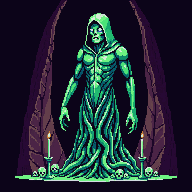
#> input picture references/idol_concept_a.png, 192 x 192 px
$ python -i ref_icon.py   (imports and definitions only)
#> lines starting #> are read from the running program, lines starting #| are printed output that depends on the picture
"""Turns a PixelLab reference (64x64 on a flat background) into a 16x16 item icon: knocks out the background
from the corners, crops to the subject, shrinks it keeping hard pixels, and darkens the outer edge to an outline."""
from collections import deque

from PIL import Image


def knock_out(img, tolerance=40):
#> called with tolerance = 40
    img = img.convert("RGBA")
#> img is the input picture: PIL image 192x192 RGBA; mean R, G, B, A 31.4, 39.4, 50.1, 255
    px = img.load()
    w, h = img.size
#> w = 192; h = 192
    seen = set()
    for corner in ((0, 0), (w - 1, 0), (0, h - 1), (w - 1, h - 1)):
        bg = px[corner]
        queue = deque([corner])
        while queue:
            x, y = queue.popleft()
            if (x, y) in seen or not (0 <= x < w and 0 <= y < h):
                continue
            c = px[x, y]
            if sum(abs(c[k] - bg[k]) for k in range(3)) > tolerance:
                continue
            seen.add((x, y))
            px[x, y] = (0, 0, 0, 0)
            queue.extend(((x + 1, y), (x - 1, y), (x, y + 1), (x, y - 1)))
#> this loop made 4 passes
#> bg on passes 1 to 4: (12, 4, 25, 255), (0, 0, 0, 0), (0, 0, 0, 0), (0, 0, 0, 0)
#> after the loop, seen = 12990 items
    return img


def shrink(img, size=16, fill=0.95):
#> called with size = 16, fill = 0.95
    box = img.getbbox()
#> box = (15, 0, 178, 182)
    img = img.crop(box)
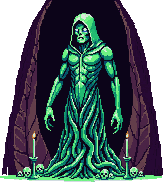
#> img: PIL image 163x182 RGBA; mean R, G, B, A 33.8, 47.1, 51.3, 205.2; transparent parts drawn white
    w, h = img.size
#> w = 163; h = 182
    scale = size * fill / max(w, h)
#> scale = 0.0835
    nw, nh = max(1, round(w * scale)), max(1, round(h * scale))
#> nw = 14; nh = 15
    small = img.resize((nw, nh), Image.BOX)
    out = Image.new("RGBA", (size, size), (0, 0, 0, 0))
#> out: PIL image 16x16 RGBA; every value is 0
    out.alpha_composite(small, ((size - nw) // 2, (size - nh) // 2))
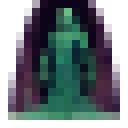
#> out: PIL image 16x16 RGBA (shown 8 times larger); mean R, G, B, A 30.2, 40.2, 45.4, 168.5; transparent parts drawn white
    px = out.load()
    for y in range(size):
        for x in range(size):
            r, g, b, a = px[x, y]
            px[x, y] = (r, g, b, 255) if a >= 110 else (0, 0, 0, 0)
    # outline: opaque pixels touching transparency get darker
    edge = []
    for y in range(size):
        for x in range(size):
            if px[x, y][3] and any(not (0 <= x + dx < size and 0 <= y + dy < size) or px[x + dx, y + dy][3] == 0
                                   for dx, dy in ((1, 0), (-1, 0), (0, 1), (0, -1))):
                edge.append((x, y))
    for x, y in edge:
        r, g, b, a = px[x, y]
        px[x, y] = (int(r * 0.55), int(g * 0.55), int(b * 0.55), 255)
#> this loop made 47 passes
#> (r, g, b) on passes 1 to 12: (24, 11, 33), (12, 4, 25), (12, 4, 25), (12, 4, 25), (12, 4, 25), (15, 6, 27), (47, 19, 50), (47, 23, 49), (39, 19, 43), (36, 8, 47), (47, 17, 52), (38, 10, 48)
    return out


def icon_from(ref_path, out_path, tolerance=40):
    shrink(knock_out(Image.open(ref_path), tolerance)).save(out_path)
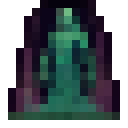
#> saved as out.png: PIL image 16x16 RGBA (shown 8 times larger); mean R, G, B, A 24.5, 35.6, 37.9, 173.3; transparent parts drawn white


def tile_from(ref_path, out_path, inset=0.12):
    """A block texture from a reference of a bevelled block: the middle of it, shrunk to 16x16."""
    img = Image.open(ref_path).convert("RGBA")
    w, h = img.size
    m = int(w * inset)
    img.crop((m, m, w - m, h - m)).resize((16, 16), Image.BOX).convert("RGB").convert("RGBA").save(out_path)

>>> result = icon_from('../references/idol_concept_a.png', 'out.png')

$ run again, on references/idol_concepts.png
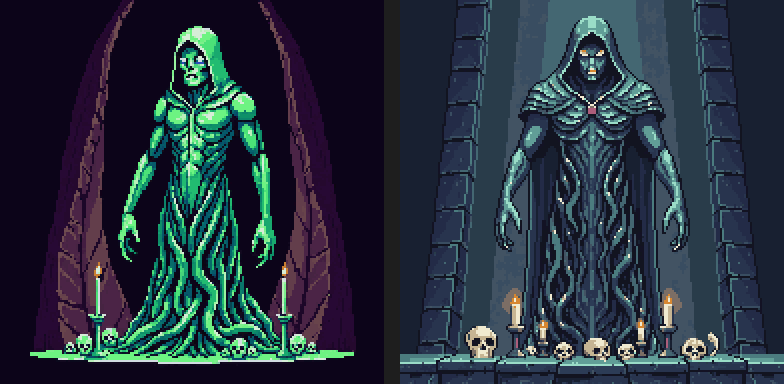
#> input picture references/idol_concepts.png, 784 x 384 px
#> in knock_out, img is the input picture: PIL image 784x384 RGBA; mean R, G, B, A 38.6, 49.9, 62.7, 255
#> the loop in knock_out, `for corner in ((0, 0), (w - 1, 0), (0, h - 1), (w - 1, h - 1)):` made 4 passes
#> bg on passes 1 to 4: (12, 4, 25, 255), (24, 32, 49, 255), (0, 0, 0, 0), (40, 52, 78, 255)
#> after the loop in knock_out, `for corner in ((0, 0), (w - 1, 0), (0, h - 1), (w - 1, h - 1)):`: seen = 67048 items
#> box = (30, 0, 784, 384)
#> in shrink, `img = img.crop(box)`:
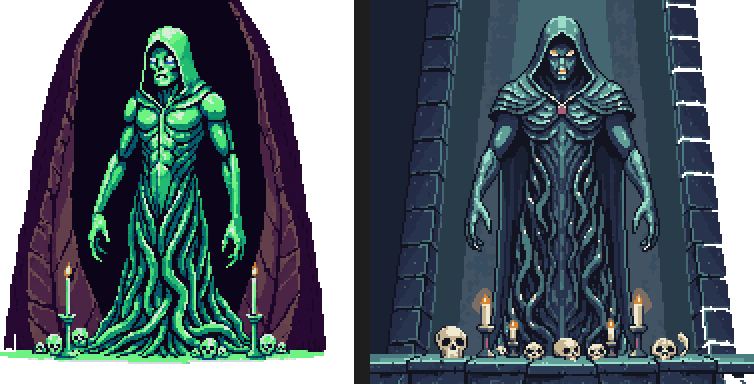
#> img: PIL image 754x384 RGBA; mean R, G, B, A 36.8, 49.6, 58.2, 206.1; transparent parts drawn white
#> the loop in shrink, `for x, y in edge:` made 48 passes
#> (r, g, b) on passes 1 to 8: (41, 19, 45), (14, 8, 27), (44, 62, 59), (23, 10, 32), (26, 31, 42), (29, 37, 58), (48, 68, 84), (65, 95, 108)
#> in icon_from, `shrink(knock_out(Image.open(ref_path), tolerance)).save(out_path)`:
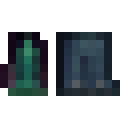
#> saved as out.png: PIL image 16x16 RGBA (shown 8 times larger); mean R, G, B, A 13.8, 19.6, 22.4, 99.6; transparent parts drawn white

$ run again, on references/stilt_house.png
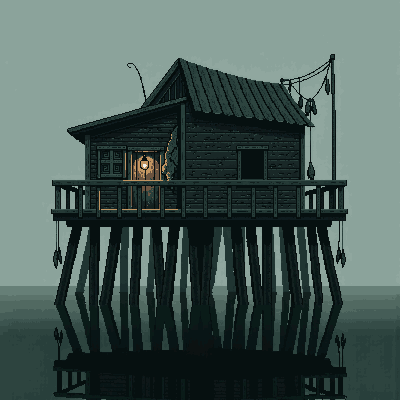
#> input picture references/stilt_house.png, 400 x 400 px
#> in knock_out, img is the input picture: PIL image 400x400 RGBA; mean R, G, B, A 74, 92.9, 88.2, 255
#> the loop in knock_out, `for corner in ((0, 0), (w - 1, 0), (0, h - 1), (w - 1, h - 1)):` made 4 passes
#> bg on passes 1 to 4: (139, 163, 155, 255), (0, 0, 0, 0), (45, 68, 63, 255), (40, 63, 59, 255)
#> after the loop in knock_out, `for corner in ((0, 0), (w - 1, 0), (0, h - 1), (w - 1, h - 1)):`: seen = 69726 items
#> box = (0, 54, 400, 400)
#> in shrink, `img = img.crop(box)`:
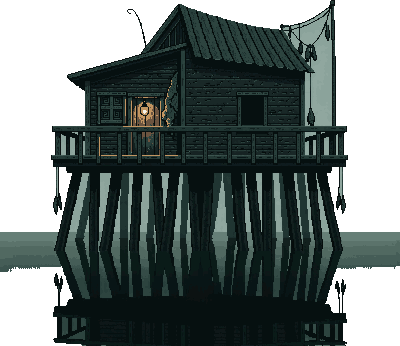
#> img: PIL image 400x346 RGBA; mean R, G, B, A 22, 31.8, 30.1, 166.3; transparent parts drawn white
#> the loop in shrink, `for x, y in edge:` made 43 passes
#> (r, g, b) on passes 1 to 8: (21, 36, 34), (34, 53, 49), (17, 30, 30), (35, 55, 51), (34, 53, 50), (41, 61, 57), (108, 129, 123), (91, 111, 105)
#> in icon_from, `shrink(knock_out(Image.open(ref_path), tolerance)).save(out_path)`:
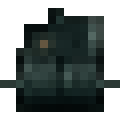
#> saved as out.png: PIL image 16x16 RGBA (shown 8 times larger); mean R, G, B, A 14, 20.5, 19.4, 130.5; transparent parts drawn white
